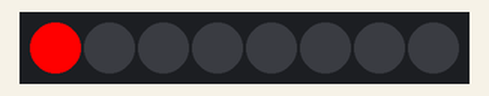
Bench run of a program on a simulated Raspberry Pi (BCM pin numbers). Shown: 8 RGB LEDs in strip order, left to right. What the program prints to the terminal is not drawn.

Above: at 0.15 s.
At 4.78 s:
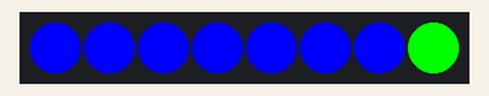
At 9.7 s:
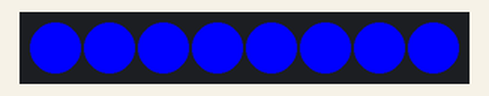
At 19.97 s:
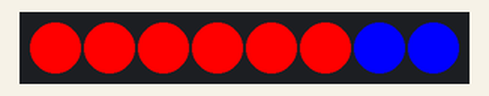
At 29.82 s:
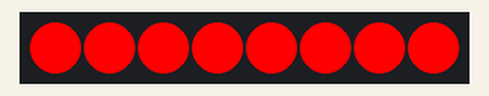
At 39.88 s:
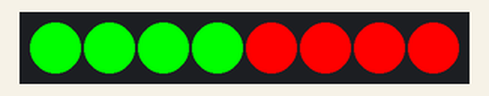
Timing chart, 0 to 40.0 s (numbered marks = the images above):
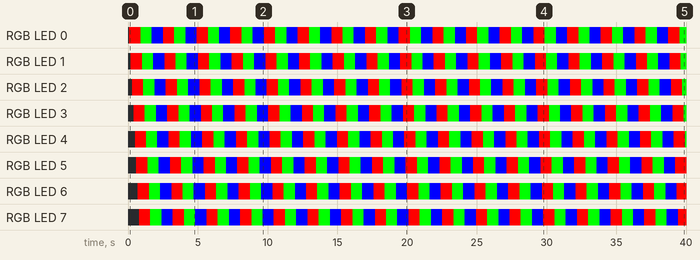

The program:

Ledpixel.py
```python
#!/usr/bin/env python3
########################################################################
# Filename    : Ledpixel.py
# Description : Use freenve 8RGB LED module to achieve a flowing light.
# Author      : www.freenove.com
# modification: 2023/05/13
########################################################################
# -*-coding: utf-8 -*-
import time
from rpi_ws281x import *
# LED strip configuration:
LED_COUNT      = 8      # Number of LED pixels.
LED_PIN        = 18      # GPIO pin connected to the pixels (18 uses PWM!).
LED_FREQ_HZ    = 800000  # LED signal frequency in hertz (usually 800khz)
LED_DMA        = 10      # DMA channel to use for generating signal (try 10)
LED_BRIGHTNESS = 255     # Set to 0 for darkest and 255 for brightest
LED_INVERT     = False   # True to invert the signal (when using NPN transistor level shift)
LED_CHANNEL    = 0       # set to '1' for GPIOs 13, 19, 41, 45 or 53
# Define functions which animate LEDs in various ways.
class Led:
    def __init__(self):
        #Control the sending order of color data
        self.ORDER = "RGB"
        # Create NeoPixel object with appropriate configuration.
        self.strip = Adafruit_NeoPixel(LED_COUNT, LED_PIN, LED_FREQ_HZ, LED_DMA, LED_INVERT, LED_BRIGHTNESS, LED_CHANNEL)
        # Intialize the library (must be called once before other functions).
        self.strip.begin()
        #self.strip.setPixelColor(i, color)
        #self.strip.show()
led=Led()
# Main program logic follows:
if __name__ == '__main__':
    print ('Program is starting ... ')
    col=[Color(255,0,0),Color(0,255,0),Color(0,0,255)]
    try:
        while True:
            for c in range(3):
                for i in range(8):
                    led.strip.setPixelColor(i,col[c])
                    time.sleep(0.1)
                    led.strip.show()
    except KeyboardInterrupt:  # When 'Ctrl+C' is pressed, the child program destroy() will be  executed.
        for i in range(8):
            led.strip.setPixelColor(i, Color(0,0,0))
        led.strip.show()
```

Measured:
- by itself, RGB LED 0–7: repeats every 2.4 s: RGB(0, 255, 0) 0.80 s, RGB(0, 0, 255) 0.80 s, RGB(255, 0, 0) 0.80 s
